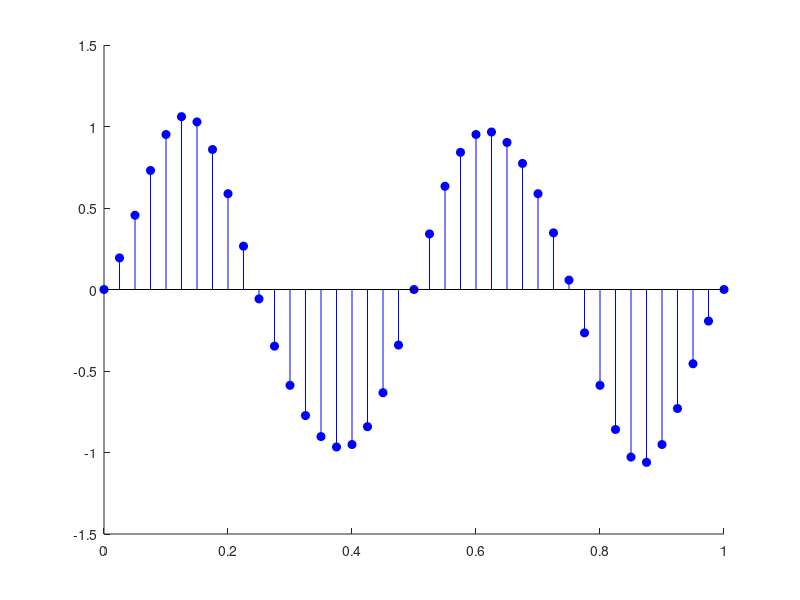

The MATLAB script that drew this image: (Note: this script raises an error after producing the figure.)
1;


#antes crear su propio vector de tiempo (t) basándose en una frecuencia de muestreo.
#no necesitamos generar una señal sinc entera desde cero en cada iteración;
#necesitamos evaluar la función sinc en un valor específico (el argumento calculado).

function y = sinc(valor_entrada, fs = 0.5)
  % Calculamos el argumento interno de la función
  x = 2 * pi * fs * valor_entrada;

  % Preasignamos con unos (maneja automáticamente el caso donde x == 0)
  y = ones(size(x));

  % Indices donde x NO es 0
  indices = find(x != 0);

  % Calculamos la atenuación sinc solo donde no hay división por cero
  y(indices) = sin(x(indices)) ./ x(indices);
endfunction

% 1. Parámetros de Muestreo
fs = 10;            % Frecuencia original (10 Hz)
T = 1/fs;           % Período original
L = 4;              % Factor de sobremuestreo
fi = fs * L;        % Nueva frecuencia (40 Hz)
Ti = 1/fi;          % Nuevo período

% 2. Generar señal original (senoidal de prueba de 2 Hz, siempre menor a 5)
f_sig = 2;
t_n = 0 : T : 1;
x_n = sin(2 * pi * f_sig * t_n);
N = length(x_n);

% 3. Configurar la señal interpolada
t_m = 0 : Ti : 1;
M = length(t_m);
x_i = zeros(1, M);

% 4. Interpolación usando tu función 'mi_sinc'
for m = 1:M
    suma = 0;

    for n = 1:N
        tiempo_m = (m - 1) * Ti;
        tiempo_n = (n - 1) * T;

        % Calculamos el argumento para la función I
        arg = (tiempo_m - tiempo_n) / T;

        I_val = sinc(arg);

        suma = suma + (x_n(n) * I_val);
    end

    x_i(m) = suma;
end

% 5. Gráficas
figure;
hold on;
stem(t_m, x_i, 'b', 'filled');
plot(t_m, x_i, 'b-', 'Color', [0 0 1 0.2]);
stem(t_n, x_n, 'r', 'LineWidth', 2, 'MarkerSize', 8);
title('Sobremuestreo de 10 Hz a 40 Hz usando mi\_sinc');
xlabel('Tiempo (s)');
ylabel('Amplitud');
legend('Interpolada (40 Hz)', 'Envolvente', 'Original (10 Hz)');
grid on;
hold off;
